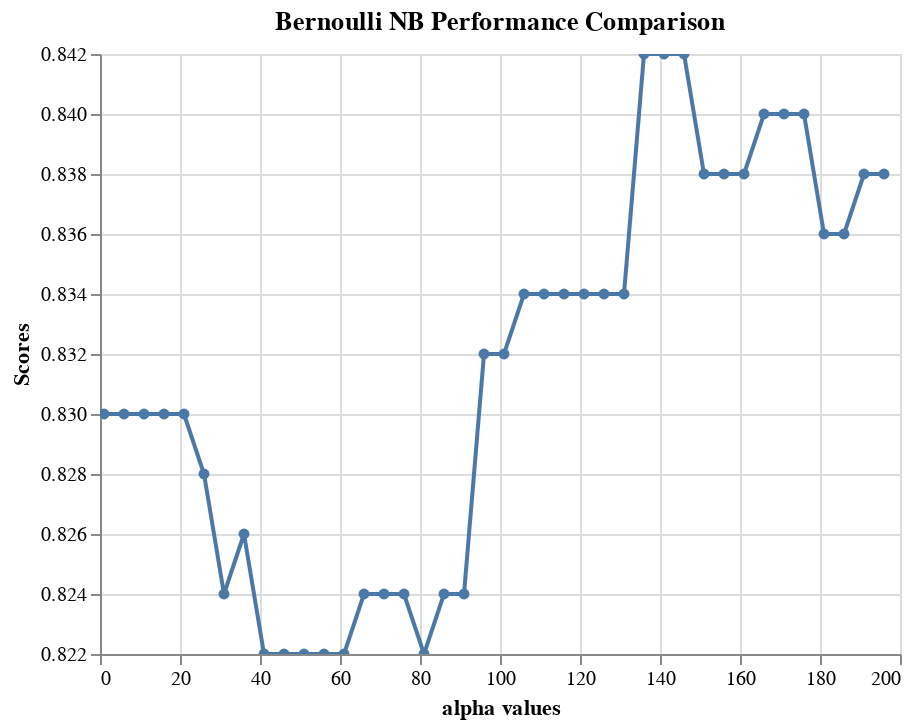

Source (notebook cell):
### Code cell
alt.Chart(df, 
          title='Bernoulli NB Performance Comparison'
         ).mark_line(point=True).encode(
    alt.X('alpha', title='alpha values'),
    alt.Y('score', title='Scores', scale=alt.Scale(zero=False))
).interactive()

### Figure 1 — Vega-Lite specification as saved in the notebook (floating-point values rounded to 4 significant figures)
{"config": {"view": {"continuousWidth": 400, "continuousHeight": 300}}, "data": {"name": "data-a2ee642a785d9e22b7d1c0042344f49c"}, "mark": {"type": "line", "point": true}, "encoding": {"x": {"type": "quantitative", "field": "alpha", "title": "alpha values"}, "y": {"type": "quantitative", "field": "score", "scale": {"zero": false}, "title": "Scores"}}, "selection": {"selector002": {"type": "interval", "bind": "scales", "encodings": ["x", "y"]}}, "title": "Bernoulli NB Performance Comparison", "$schema": "https://vega.github.io/schema/vega-lite/v4.8.1.json", "datasets": {"data-a2ee642a785d9e22b7d1c0042344f49c": [{"alpha": 1.0, "score": 0.83}, {"alpha": 6.0, "score": 0.83}, {"alpha": 11.0, "score": 0.83}, {"alpha": 16.0, "score": 0.83}, {"alpha": 21.0, "score": 0.83}, {"alpha": 26.0, "score": 0.828}, {"alpha": 31.0, "score": 0.824}, {"alpha": 36.0, "score": 0.826}, {"alpha": 41.0, "score": 0.822}, {"alpha": 46.0, "score": 0.822}, {"alpha": 51.0, "score": 0.822}, {"alpha": 56.0, "score": 0.822}, {"alpha": 61.0, "score": 0.822}, {"alpha": 66.0, "score": 0.824}, {"alpha": 71.0, "score": 0.824}, {"alpha": 76.0, "score": 0.824}, {"alpha": 81.0, "score": 0.822}, {"alpha": 86.0, "score": 0.824}, {"alpha": 91.0, "score": 0.824}, {"alpha": 96.0, "score": 0.832}, {"alpha": 101.0, "score": 0.832}, {"alpha": 106.0, "score": 0.834}, {"alpha": 111.0, "score": 0.834}, {"alpha": 116.0, "score": 0.834}, {"alpha": 121.0, "score": 0.834}, {"alpha": 126.0, "score": 0.834}, {"alpha": 131.0, "score": 0.834}, {"alpha": 136.0, "score": 0.842}, {"alpha": 141.0, "score": 0.842}, {"alpha": 146.0, "score": 0.842}, {"alpha": 151.0, "score": 0.838}, {"alpha": 156.0, "score": 0.838}, {"alpha": 161.0, "score": 0.838}, {"alpha": 166.0, "score": 0.84}, {"alpha": 171.0, "score": 0.84}, {"alpha": 176.0, "score": 0.84}, {"alpha": 181.0, "score": 0.836}, {"alpha": 186.0, "score": 0.836}, {"alpha": 191.0, "score": 0.838}, {"alpha": 196.0, "score": 0.838}]}}
